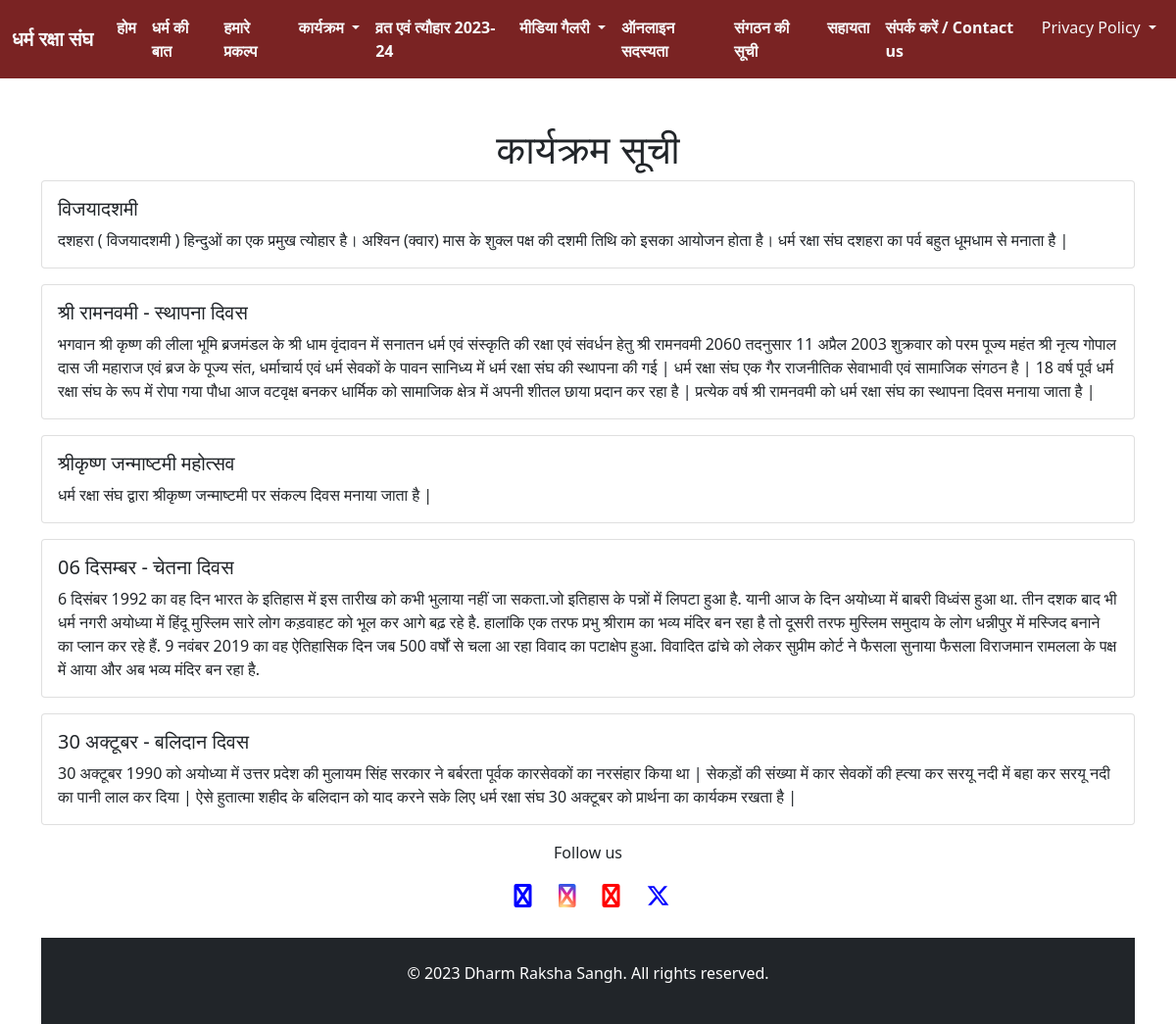
Page /karykram/sthai/ on the committed database.
### homepage/models.py (models this page shows, shortened)
class LookupField(models.Model):
    code = models.CharField(max_length=100)
    title = models.CharField(max_length=1000)
    desc = models.TextField()
    date = models.DateField(auto_now_add=True)
    img = models.ImageField(upload_to='lookup_img/', null=True)
    pdf = models.FileField(upload_to='pdf', default=None, null=True)

### karykram/models.py (models this page shows, shortened)
class Karykram(models.Model):
    type = models.ForeignKey(Type, on_delete=models.CASCADE)
    title = models.CharField(max_length=1000, null=True, blank=True)
    detail = models.TextField(null=True, blank=True)

### karykram/views.py (the view)
# urls.py: path('karykram/', include('karykram.urls')),
def karykram(request, type):
    title_logo_data = LookupField.objects.get(code='TITLE')
    karykram = Karykram.objects.filter(type__type=type)
    context = {
        'title_data': title_logo_data,
        'karykram': karykram,
    }
    return render(request, 'karykram.html', context)

### karykram/templates/karykram.html
{% extends "navbar.html" %}
{% block services %}
<div class="container mt-5">
    <h1 class="text-center">कार्यक्रम सूची</h1>
    <div class="row">
        {% for karykram in karykram %}
        <div class="col-md-12">
            <div class="card mb-3">
                <div class="card-body">
                    <h5 class="card-title">{{karykram.title}}</h5>
                    <p class="card-text">{{karykram.detail}}</p>
                </div>
        </div>
        {% endfor %}
    </div>
</div>
{% endblock services %}

### templates/navbar.html (shortened to what this page needs)
<!doctype html>
<html lang="en">
<head>
    <link href="https://cdn.jsdelivr.net/npm/bootstrap@5.0.2/dist/css/bootstrap.min.css"
 rel="stylesheet">
    <link href="https://cdn.datatables.net/1.13.5/css/jquery.dataTables.css" rel="stylesheet"/>
    <link rel="stylesheet"
   href="https://cdnjs.cloudflare.com/ajax/libs/font-awesome/6.4.2/css/all.min.css"
 />
    <link href="https://cdnjs.cloudflare.com/ajax/libs/font-awesome/4.7.0/css/font-awesome.min.css" rel="stylesheet">
    <link rel="stylesheet" href="https://code.jquery.com/ui/1.12.1/themes/base/jquery-ui.css">
    <link rel="stylesheet"
          href="https://cdnjs.cloudflare.com/ajax/libs/jquery-timepicker/1.3.5/jquery.timepicker.min.css">
    <link rel="stylesheet" href="https://cdnjs.cloudflare.com/ajax/libs/lightbox2/2.11.3/css/lightbox.min.css">
    <link rel="stylesheet" href="https://cdnjs.cloudflare.com/ajax/libs/font-awesome/6.0.0/css/all.min.css"
>
</head>
<body>
<nav class="navbar navbar-expand-lg navbar-dark bg_color text-white">
    <div class="container-fluid">
        <a class="navbar-brand" href="/">
            <img alt="" height="40" src="{{title_data.img.url}}"/><b class="text-light">{{title_data.title}}</b></a>
        <div class="collapse navbar-collapse" id="navbarSupportedContent">
            <ul class="navbar-nav me-auto mb-2 mb-lg-0">
                <li class="nav-item">
                    <a aria-current="page" class="text-light nav-link fw-bold active" href="/">होम</a>
                </li>
                <li class="nav-item">
                    <a class="text-light nav-link fw-bold" href="/dharm_kya_hai/">धर्म की बात </a>
                </li>
                <li class="nav-item">
                    <a class="text-light nav-link fw-bold" href="#services">हमारे प्रकल्प</a>
                </li>
                <li class="nav-item dropdown">
                    <a aria-expanded="false" class="text-light nav-link fw-bold dropdown-toggle"
                       data-bs-toggle="dropdown" href="#"
                       id="navbarDropdown"
                       role="button">
                        कार्यक्रम
                    </a>
                </li>
                <li class="nav-item">
                    <a class="text-light nav-link fw-bold" href="/viewPdf/">व्रत एवं त्यौहार 2023-24</a>
                </li>
                <li class="nav-item dropdown">
                    <a aria-expanded="false" class="text-light nav-link fw-bold dropdown-toggle"
                       data-bs-toggle="dropdown" href="#"
                       id="navbarDropdown"
                       role="button">
                        मीडिया गैलरी
                    </a>
                </li>
                <li class="nav-item">
                    <a class="text-light nav-link fw-bold" href="/account/join-member/">ऑनलाइन सदस्यता</a>
                </li>
                <li class="nav-item">
                    <a class="text-light nav-link fw-bold" data-bs-target="#exampleModal" data-bs-toggle="modal"
                       href="return false;"
                       id="sangthan_ki_suchi">संगठन की सूची</a>
                </li>
                <li class="nav-item">
                    <a class="text-light nav-link fw-bold" href="/services/helpline/">सहायता</a>
                </li>
                <li class="nav-item">
                    <a class="text-light nav-link fw-bold" href="/contact/">संपर्क करें / Contact us</a>
                </li>
                <li class="nav-item dropdown">
                    <a aria-expanded="false" class="text-light nav-link dropdown-toggle" data-bs-toggle="dropdown"
                       href="#"
                       id="navbarDropdown"
                       role="button">
                        Privacy Policy
                    </a>
                </li>
            </ul>
        </div>
    </div>
</nav>
{% block services %}
{% endblock services %}
<p class="text-center">Follow us</p>
<div class="d-flex col-lg-2 mx-auto mt-2">
    <div class="m-1 mx-auto">
        <a class="facebook-button m-2" href="https://www.facebook.com/dharmrakshasangha/followers" target="_blank">
            <i class="blue-color fa fa-facebook-f facebook" style="font-size:24px"></i><br/><br/>
        </a>
    </div>
    <div class="m-1 mx-auto">
        <a class="facebook-button m-2" href="https://www.instagram.com/dharmrakshasangh2023/?igshid=NTc4MTIwNjQ2YQ=="
           target="_blank">
            <i class="fa fa-instagram" style="font-size:24px"></i><br/><br/>
        </a>
    </div>
    <div class="m-1 mx-auto">
        <a class="facebook-button m-2" href="https://www.youtube.com/@dharmrakshasangh" target="_blank">
            <i class="fa fa-youtube-play" style="font-size:24px;color:red"></i></br><br/>
        </a>
    </div>
    <div class="m-1 mx-auto">
        <a class="facebook-button m-2" href="https://twitter.com/dharmraksha108?t=OxyMN1IZ2dFWxSwkEzi0KA&s=09"
           target="_blank">
            <i class="blue-color fa-brands fa-x-twitter" style="font-size:24px"></i><br/><br/>
        </a>
    </div>
</div>
<footer class="py-4 bg-dark text-white">
    <div class="container text-center">
        <p>&copy; 2023 Dharm Raksha Sangh. All rights reserved.</p>
    </div>
</footer>
</body>
</html>

### templates/navbar.html (style rules this page uses)
body { margin:0px; padding:0px; }
footer { padding: 20px 0; color: #fff; background-color: #333; }
.blue-color { color:blue; }
.fa.fa-instagram { color: transparent; background: radial-gradient(circle at 30% 107%, #fdf497 0%, #fdf497 5%, #fd5949 45%, #d6249f 60%, #285AEB 90%); background: -webkit-radial-gradient(circle at 30% 107%, #fdf497 0%, #fdf497 5%, #fd5949 45%, #d6249f 60%, #285AEB 90%); background-clip: text; -webkit-background-clip: text; }
.bg_color { background-color:#7a2323; }
.navbar { position: sticky; top: 0; width: 100%; z-index: 100; }

### rows in the picture
LookupField: title "धर्म रक्षा संघ"
Karykram: title "विजयादशमी", detail "दशहरा ( विजयादशमी ) हिन्दुओं का एक प्रमुख त्योहार है। अश्विन (क्वार) मास के शुक्ल पक्ष की दशमी तिथि को इसका आयोजन होता है। धर्म रक्षा संघ दशहरा का पर्व बहुत धूमधाम से मनाता है |"
Karykram: title "श्री रामनवमी - स्थापना दिवस", detail "भगवान श्री कृष्ण की लीला भूमि ब्रजमंडल के श्री धाम वृंदावन में सनातन धर्म एवं संस्कृति की रक्षा एवं संवर्धन हेतु श्री रामनवमी 2060 तदनुसार 11 अप्रैल 2003 शुक्रवार को परम पूज्य महंत श्री नृत्य गोपाल दास जी महाराज एवं ब्रज के पूज्य संत, धर्माचार्य एवं धर्म सेवकों के पावन सानिध्य में धर्म रक्षा संघ की स्थापना की गई | धर्म रक्षा संघ एक गैर राजनीतिक सेवाभावी एवं सामाजिक संगठन है | 18 वर्ष पूर्व धर्म रक्षा संघ के रूप में रोपा गया पौधा आज वटवृक्ष बनकर धार्मिक को सामाजिक क्षेत्र में अपनी शीतल छाया प्रदान कर रहा है | प्रत्येक वर्ष श्री रामनवमी को धर्म रक्षा संघ का स्थापना दिवस मनाया जाता है |"
Karykram: title "श्रीकृष्ण जन्माष्टमी महोत्सव", detail "धर्म रक्षा संघ द्वारा श्रीकृष्ण जन्माष्टमी पर संकल्प दिवस मनाया जाता है |"
Karykram: title "06 दिसम्बर - चेतना दिवस", detail "6 दिसंबर 1992 का वह दिन भारत के इतिहास में इस तारीख को कभी भुलाया नहीं जा सकता.जो इतिहास के पन्नों में लिपटा हुआ है. यानी आज के दिन अयोध्या में बाबरी विध्वंस हुआ था. तीन दशक बाद भी धर्म नगरी अयोध्या में हिंदू मुस्लिम सारे लोग कड़वाहट को भूल कर आगे बढ़ रहे है. हालांकि एक तरफ प्रभु श्रीराम का भव्य मंदिर बन रहा है तो दूसरी तरफ मुस्लिम समुदाय के लोग धन्नीपुर में मस्जिद बनाने का प्लान कर रहे हैं. 9 नवंबर 2019 का वह ऐतिहासिक दिन जब 500 वर्षों से चला आ रहा विवाद का पटाक्षेप हुआ. विवादित ढांचे को लेकर सुप्रीम कोर्ट ने फैसला सुनाया फैसला विराजमान रामलला के पक्ष में आया और अब भव्य मंदिर बन रहा है."
Karykram: title "30 अक्टूबर - बलिदान दिवस", detail "30 अक्टूबर 1990 को अयोध्या में उत्तर प्रदेश की मुलायम सिंह सरकार ने बर्बरता पूर्वक कारसेवकों का नरसंहार किया था | सेकड़ों की संख्या में कार सेवकों की ह्त्या कर सरयू नदी में बहा कर सरयू नदी का पानी लाल कर दिया | ऐसे हुतात्मा शहीद के बलिदान को याद करने सके लिए धर्म रक्षा संघ 30 अक्टूबर को प्रार्थना का कार्यकम रखता है |"
